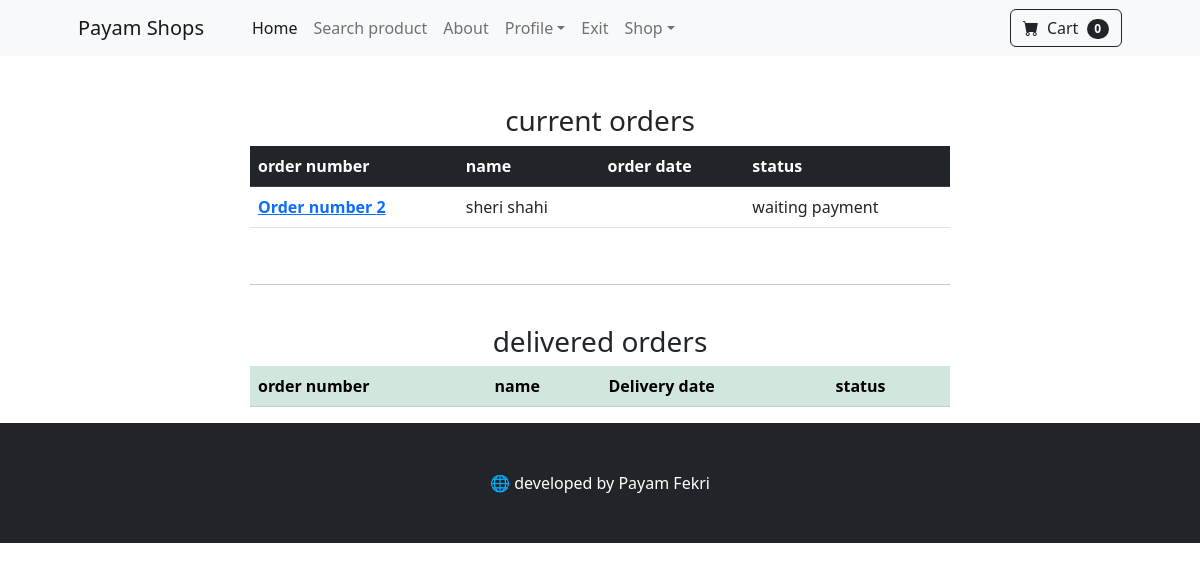
/orders/ (signed in), run on an earlier commit of the app's database.
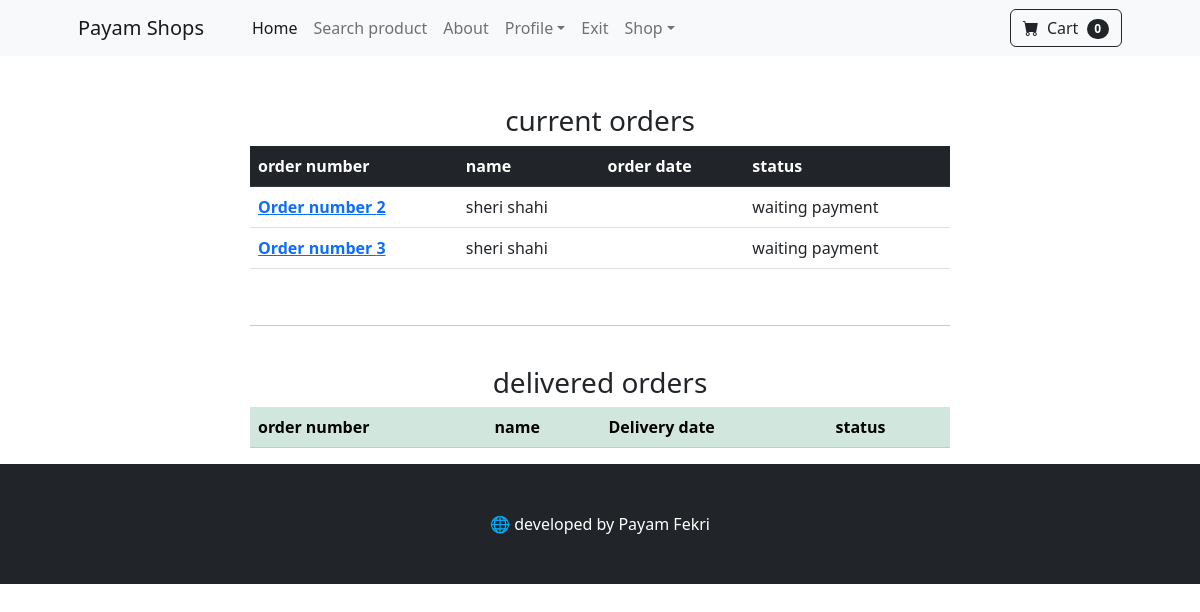
And on a later commit of the database.
### payment/models.py (models this page shows, shortened)
class Order(models.Model):
    STATUS_ORDER = [
        ('Pending' , 'waiting payment'),
        ('Processing' , 'Processing'),
        ('Shipped' , 'Sent to the post'),
        ('Delivered' , 'Delivered'),
    ]
    user = models.ForeignKey(User , on_delete=models.CASCADE , null=True , blank= True )
    full_name = models.CharField(max_length=250)
    email = models.EmailField(max_length=300)
    shipping_address = models.TextField(max_length=150000)
    amount_paid = models.DecimalField(decimal_places=2 , max_digits=15)
    date_ordered = jmodels.jDateTimeField(auto_now_add=True)
    status =models.CharField(max_length=50 , choices=STATUS_ORDER , default='Pending')
    last_update = jmodels.jDateTimeField(auto_now= True)

### shop/views.py (the view)
# urls.py: path('orders/', views.user_orders, name='orders'),
def user_orders(request):
    if request.user.is_authenticated:
        delivered_orders = Order.objects.filter(user = request.user , status= 'Delivered')
        other_orders = Order.objects.filter(user = request.user).exclude(status= 'Delivered')
        context = {
            'delivered' : delivered_orders,
            'other' : other_orders
        }
        return render(request, 'shop/orders.html', context)
    else:
        messages.success(request , 'دسترسی به این صفحه امکان پذیر نمیباشد')
        return redirect("helloworld")

### cart/cart.py (called while the page is built)
    def __len__(self):
        return len(self.cart)

### cart/context_processors.py (called while the page is built)
def cart(request):
    return {'cart' : Cart(request)}

### shop/templates/shop/orders.html (shortened to what this page needs)
{%extends 'shop/base.html'%}
{% block content %}
<br><br>
    <div class = 'row'>
        <center>
            <div class = col-7>
                {% if other %}
                    <h3>
                        current orders
                    </h3>
                    <table class="table">
                        <thead class = 'table-dark'>
                            <tr>
                            <th scope="col">order number</th>
                            <th scope="col">name</th>
                            <th scope="col">order date</th>
                            <th scope="col">status</th>
                            </tr>
                        </thead>
                        <tbody>
                            {% for order in other %}
                                <tr>
                                <th scope="row">
                                    <a  href ="{%url 'order_details' order.id%}">
                                        Order number
                                        {{order.id}}
                                    </a>
                                </th>
                                <td>{{order.full_name}}</td>
                                <td>{{order.date_ordered | date:"Y-m-d H:i:s"}}</td>
                                <td>{{order.get_status_display}}</td>
                                </tr>
                            {% endfor %}
                        </tbody>
                    </table>
                {%else%}
                    Order is not in progress
                {% endif %}
                <br>
                <hr>
                <br>
                {% if other %}
                    <h3>
                        delivered orders
                    </h3>
                    <table class="table">
                        <thead class = 'table-success'>
                            <tr>
                            <th scope="col">order number</th>
                            <th scope="col">name</th>
                            <th scope="col">Delivery date</th>
                            <th scope="col">status</th>
                            </tr>
                        </thead>
                    </table>
                {%else%}
                    <p>Customization is not available !</p>
                {% endif %}
            </div>
        </center>
    </div>
{%endblock  %}

What changed in the data, as far as the page shows it:
added Order: id "3", full_name "sheri shahi", status "waiting payment"
